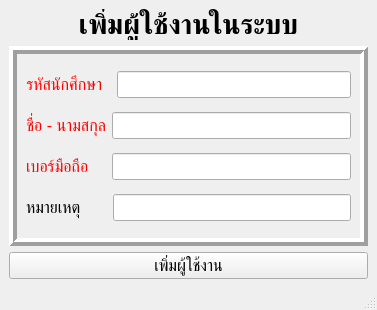
<?xml version="1.0" encoding="UTF-8"?>
<ui version="4.0">
 <class>MainWindow</class>
 <widget class="QMainWindow" name="MainWindow">
  <property name="geometry">
   <rect>
    <x>0</x>
    <y>0</y>
    <width>377</width>
    <height>310</height>
   </rect>
  </property>
  <property name="windowTitle">
   <string>MainWindow</string>
  </property>
  <widget class="QWidget" name="centralwidget">
   <layout class="QGridLayout" name="gridLayout_3">
    <item row="0" column="0">
     <layout class="QGridLayout" name="gridLayout_2">
      <item row="2" column="0">
       <widget class="QPushButton" name="pushButton">
        <property name="font">
         <font>
          <pointsize>12</pointsize>
         </font>
        </property>
        <property name="text">
         <string>เพิ่มผู้ใช้งาน</string>
        </property>
       </widget>
      </item>
      <item row="1" column="0">
       <widget class="QFrame" name="gridFrame">
        <property name="frameShape">
         <enum>QFrame::Box</enum>
        </property>
        <property name="frameShadow">
         <enum>QFrame::Raised</enum>
        </property>
        <property name="lineWidth">
         <number>4</number>
        </property>
        <layout class="QGridLayout" name="gridLayout">
         <item row="2" column="0">
          <layout class="QHBoxLayout" name="horizontalLayout_2">
           <property name="spacing">
            <number>6</number>
           </property>
           <item>
            <widget class="QLabel" name="label_2">
             <property name="sizePolicy">
              <sizepolicy hsizetype="Fixed" vsizetype="Preferred">
               <horstretch>0</horstretch>
               <verstretch>0</verstretch>
              </sizepolicy>
             </property>
             <property name="font">
              <font>
               <pointsize>12</pointsize>
              </font>
             </property>
             <property name="layoutDirection">
              <enum>Qt::RightToLeft</enum>
             </property>
             <property name="styleSheet">
              <string notr="true">color: rgb(255, 0, 0);</string>
             </property>
             <property name="text">
              <string>ชื่อ - นามสกุล</string>
             </property>
             <property name="textFormat">
              <enum>Qt::AutoText</enum>
             </property>
             <property name="scaledContents">
              <bool>false</bool>
             </property>
             <property name="alignment">
              <set>Qt::AlignRight|Qt::AlignTrailing|Qt::AlignVCenter</set>
             </property>
            </widget>
           </item>
           <item>
            <widget class="QLineEdit" name="fullname">
             <property name="sizePolicy">
              <sizepolicy hsizetype="Preferred" vsizetype="Fixed">
               <horstretch>0</horstretch>
               <verstretch>0</verstretch>
              </sizepolicy>
             </property>
             <property name="font">
              <font>
               <pointsize>12</pointsize>
              </font>
             </property>
            </widget>
           </item>
          </layout>
         </item>
         <item row="1" column="0">
          <layout class="QHBoxLayout" name="horizontalLayout">
           <item>
            <widget class="QLabel" name="label">
             <property name="sizePolicy">
              <sizepolicy hsizetype="Fixed" vsizetype="Preferred">
               <horstretch>0</horstretch>
               <verstretch>0</verstretch>
              </sizepolicy>
             </property>
             <property name="font">
              <font>
               <pointsize>12</pointsize>
              </font>
             </property>
             <property name="layoutDirection">
              <enum>Qt::RightToLeft</enum>
             </property>
             <property name="styleSheet">
              <string notr="true">color: rgb(255, 0, 0);</string>
             </property>
             <property name="text">
              <string>รหัสนักศึกษา  </string>
             </property>
             <property name="textFormat">
              <enum>Qt::AutoText</enum>
             </property>
             <property name="scaledContents">
              <bool>false</bool>
             </property>
             <property name="alignment">
              <set>Qt::AlignRight|Qt::AlignTrailing|Qt::AlignVCenter</set>
             </property>
            </widget>
           </item>
           <item>
            <widget class="QLineEdit" name="barcodeUser">
             <property name="sizePolicy">
              <sizepolicy hsizetype="Preferred" vsizetype="Fixed">
               <horstretch>0</horstretch>
               <verstretch>0</verstretch>
              </sizepolicy>
             </property>
             <property name="font">
              <font>
               <pointsize>12</pointsize>
              </font>
             </property>
             <property name="readOnly">
              <bool>true</bool>
             </property>
            </widget>
           </item>
          </layout>
         </item>
         <item row="3" column="0">
          <layout class="QHBoxLayout" name="horizontalLayout_4">
           <item>
            <widget class="QLabel" name="label_4">
             <property name="sizePolicy">
              <sizepolicy hsizetype="Fixed" vsizetype="Preferred">
               <horstretch>0</horstretch>
               <verstretch>0</verstretch>
              </sizepolicy>
             </property>
             <property name="font">
              <font>
               <pointsize>12</pointsize>
              </font>
             </property>
             <property name="layoutDirection">
              <enum>Qt::RightToLeft</enum>
             </property>
             <property name="styleSheet">
              <string notr="true">color: rgb(255, 0, 0);</string>
             </property>
             <property name="text">
              <string>เบอร์มือถือ    </string>
             </property>
             <property name="textFormat">
              <enum>Qt::AutoText</enum>
             </property>
             <property name="scaledContents">
              <bool>false</bool>
             </property>
             <property name="alignment">
              <set>Qt::AlignRight|Qt::AlignTrailing|Qt::AlignVCenter</set>
             </property>
            </widget>
           </item>
           <item>
            <widget class="QLineEdit" name="mobilenumber">
             <property name="sizePolicy">
              <sizepolicy hsizetype="Preferred" vsizetype="Fixed">
               <horstretch>0</horstretch>
               <verstretch>0</verstretch>
              </sizepolicy>
             </property>
             <property name="font">
              <font>
               <pointsize>12</pointsize>
              </font>
             </property>
            </widget>
           </item>
          </layout>
         </item>
         <item row="5" column="0">
          <layout class="QHBoxLayout" name="horizontalLayout_3">
           <item>
            <widget class="QLabel" name="label_3">
             <property name="sizePolicy">
              <sizepolicy hsizetype="Fixed" vsizetype="Preferred">
               <horstretch>0</horstretch>
               <verstretch>0</verstretch>
              </sizepolicy>
             </property>
             <property name="font">
              <font>
               <pointsize>12</pointsize>
              </font>
             </property>
             <property name="layoutDirection">
              <enum>Qt::RightToLeft</enum>
             </property>
             <property name="text">
              <string>หมายเหตุ      </string>
             </property>
             <property name="textFormat">
              <enum>Qt::AutoText</enum>
             </property>
             <property name="scaledContents">
              <bool>false</bool>
             </property>
             <property name="alignment">
              <set>Qt::AlignRight|Qt::AlignTrailing|Qt::AlignVCenter</set>
             </property>
            </widget>
           </item>
           <item>
            <widget class="QLineEdit" name="description">
             <property name="sizePolicy">
              <sizepolicy hsizetype="Preferred" vsizetype="Fixed">
               <horstretch>0</horstretch>
               <verstretch>0</verstretch>
              </sizepolicy>
             </property>
             <property name="font">
              <font>
               <pointsize>12</pointsize>
              </font>
             </property>
            </widget>
           </item>
          </layout>
         </item>
        </layout>
       </widget>
      </item>
      <item row="0" column="0">
       <widget class="QLabel" name="label_5">
        <property name="sizePolicy">
         <sizepolicy hsizetype="Preferred" vsizetype="Maximum">
          <horstretch>0</horstretch>
          <verstretch>0</verstretch>
         </sizepolicy>
        </property>
        <property name="font">
         <font>
          <pointsize>20</pointsize>
          <weight>75</weight>
          <bold>true</bold>
         </font>
        </property>
        <property name="text">
         <string>เพิ่มผู้ใช้งานในระบบ</string>
        </property>
        <property name="alignment">
         <set>Qt::AlignCenter</set>
        </property>
       </widget>
      </item>
     </layout>
    </item>
   </layout>
  </widget>
  <widget class="QMenuBar" name="menubar">
   <property name="geometry">
    <rect>
     <x>0</x>
     <y>0</y>
     <width>377</width>
     <height>21</height>
    </rect>
   </property>
  </widget>
  <widget class="QStatusBar" name="statusbar"/>
 </widget>
 <resources/>
 <connections/>
</ui>
